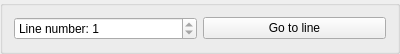
<?xml version="1.0" encoding="UTF-8"?>
<ui version="4.0">
 <class>GoToLineWidget</class>
 <widget class="QGroupBox" name="GoToLineWidget">
  <property name="geometry">
   <rect>
    <x>0</x>
    <y>0</y>
    <width>400</width>
    <height>53</height>
   </rect>
  </property>
  <property name="sizePolicy">
   <sizepolicy hsizetype="Minimum" vsizetype="Minimum">
    <horstretch>0</horstretch>
    <verstretch>0</verstretch>
   </sizepolicy>
  </property>
  <property name="windowTitle">
   <string>GroupBox</string>
  </property>
  <layout class="QHBoxLayout" name="horizontalLayout">
   <item>
    <widget class="QSpinBox" name="lineNumberSpinBox">
     <property name="prefix">
      <string>Line number: </string>
     </property>
     <property name="minimum">
      <number>1</number>
     </property>
     <property name="maximum">
      <number>1</number>
     </property>
    </widget>
   </item>
   <item>
    <widget class="QPushButton" name="go2LinePushButton">
     <property name="text">
      <string>Go to line</string>
     </property>
     <property name="icon">
      <iconset theme="QIcon::ThemeIcon::MailForward"/>
     </property>
    </widget>
   </item>
  </layout>
 </widget>
 <resources/>
 <connections>
  <connection>
   <sender>go2LinePushButton</sender>
   <signal>clicked()</signal>
   <receiver>GoToLineWidget</receiver>
   <slot>onGoToLinePressed()</slot>
   <hints>
    <hint type="sourcelabel">
     <x>237</x>
     <y>30</y>
    </hint>
    <hint type="destinationlabel">
     <x>265</x>
     <y>44</y>
    </hint>
   </hints>
  </connection>
 </connections>
 <slots>
  <slot>onGoToLinePressed()</slot>
 </slots>
</ui>
